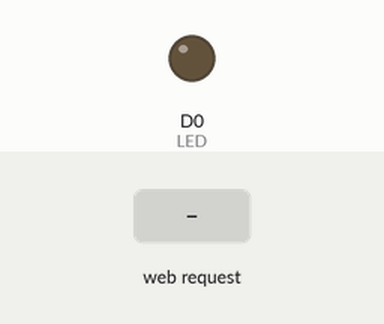
This sketch was run on a simulated ESP8266 (NodeMCU). Parts: output pins drawn as LEDs (lit = HIGH). The inputs (shaded band) are chosen by the test bench. WiFi joins after 1.5 s; servers stay silent unless stated; what the sketch prints to the serial monitor is not drawn.

Above: at 2.7 s.
2.8 s: HTTP request GET /false received
At 3.1 s:
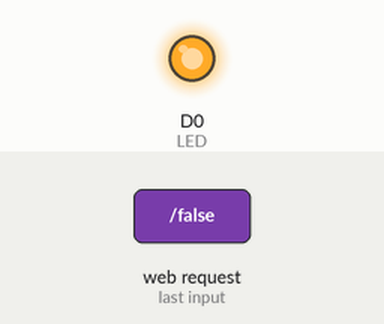
4.3 s: HTTP request GET /true received
At 5.4 s:
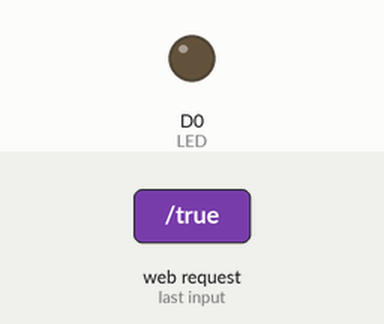
Timing chart, 0 to 7.3 s (numbered marks = the images above; inputs shaded):
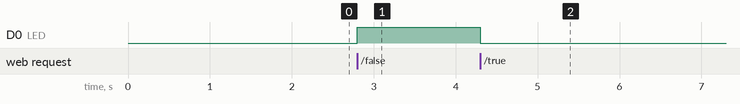

The sketch:

webserver_sorter.ino
```cpp
#include <stdio.h>
#include <ESP8266WebServer.h>

#define HTTP_REST_PORT 80
#define WIFI_RETRY_DELAY 500
#define MAX_WIFI_INIT_RETRY 50


const char* wifi_ssid = "Triforce";
const char* wifi_passwd = "catchristomarc";
#define LED D0

ESP8266WebServer http_rest_server(HTTP_REST_PORT);
int ledState = 0;

int init_wifi() {
    int retries = 0;

    Serial.println("Connecting to WiFi AP..........");

    WiFi.mode(WIFI_STA);
    WiFi.begin(wifi_ssid, wifi_passwd);
    // check the status of WiFi connection to be WL_CONNECTED
    while ((WiFi.status() != WL_CONNECTED) && (retries < MAX_WIFI_INIT_RETRY)) {
        retries++;
        delay(WIFI_RETRY_DELAY);
        Serial.print("#");
    }
    return WiFi.status(); // return the WiFi connection status
}
void doFalse() {
    digitalWrite(LED, HIGH);
    http_rest_server.sendHeader("Location", "/False/");
    http_rest_server.send(204);
}

void doTrue() {
  digitalWrite(LED, LOW);
  http_rest_server.sendHeader("Location", "/True/");
  http_rest_server.send(200);
  }

void config_rest_server_routing() {
    http_rest_server.on("/", HTTP_GET, []() {
        http_rest_server.send(200, "text/html",
            "Welcome to the ESP8266 REST Web Server");
    });
    http_rest_server.on("/true", HTTP_GET, doTrue);
    http_rest_server.on("/false", HTTP_GET, doFalse);
}

void setup(void) {
    Serial.begin(115200);
    pinMode(LED, OUTPUT);
    if (init_wifi() == WL_CONNECTED) {
        Serial.print("Connetted to ");
        Serial.print(wifi_ssid);
        Serial.print("--- IP: ");
        Serial.println(WiFi.localIP());
    }
    else {
        Serial.print("Error connecting to: ");
        Serial.println(wifi_ssid);
    }

    config_rest_server_routing();

    http_rest_server.begin();
    Serial.println("HTTP REST Server Started");
}

void loop(void) {
    http_rest_server.handleClient();
}
```

Measured:
- after the input at 2.8 s, D0 (LED): LOW → HIGH at once
- after the input at 4.3 s, D0 (LED): HIGH → LOW at once
